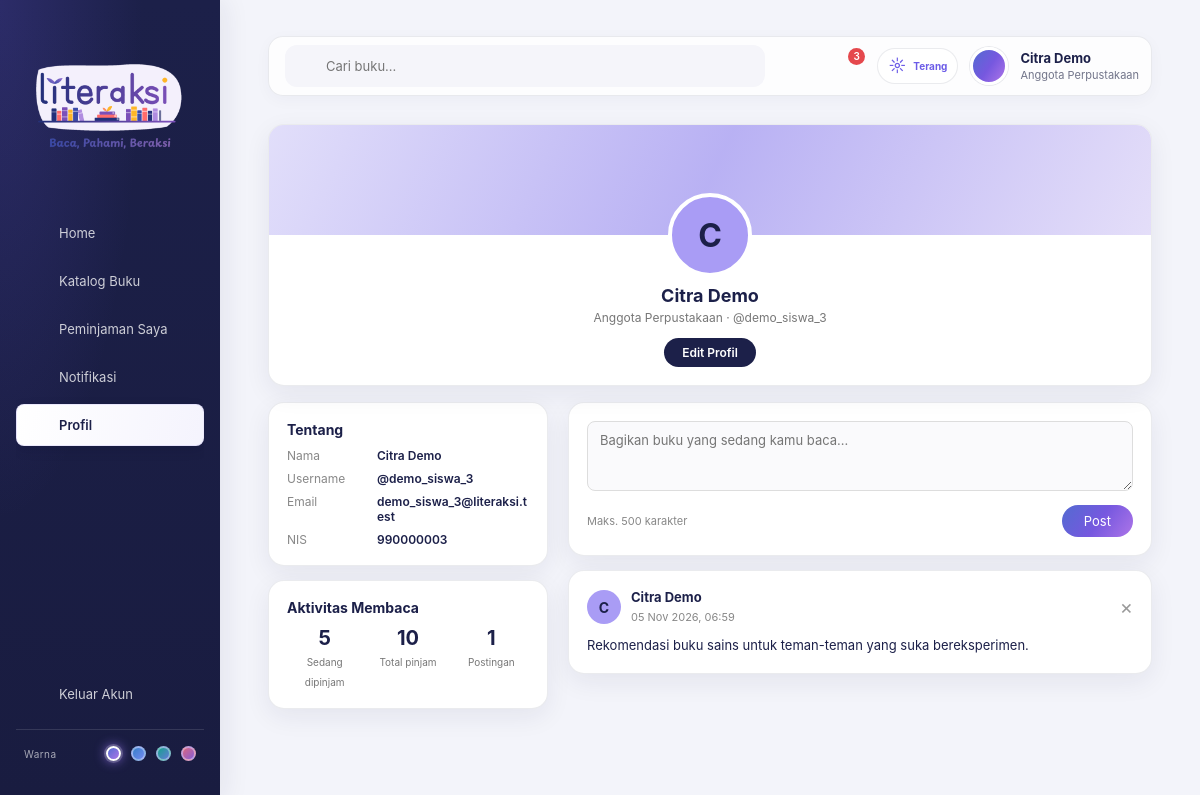
The page /profile.php (signed in) on the database its author committed.
### tables this page shows
CREATE TABLE IF NOT EXISTS `postingan` (
    `id_post` INT NOT NULL AUTO_INCREMENT,
    `NIS` VARCHAR(30) NOT NULL,
    `isi` TEXT NOT NULL,
    `dibuat` TIMESTAMP NOT NULL DEFAULT CURRENT_TIMESTAMP,
    PRIMARY KEY (`id_post`),
    KEY `idx_postingan_nis` (`NIS`),
    CONSTRAINT `fk_postingan_siswa`
        FOREIGN KEY (`NIS`) REFERENCES `siswa` (`NIS`)
        ON UPDATE CASCADE ON DELETE CASCADE
);

### profile.php (the view, shortened to what this page needs)
<?php
require 'config.php';
require 'layout.php';
$user = $_SESSION['literaksi_user'];
$nis  = $user['NIS'];
$pdo->exec('CREATE TABLE IF NOT EXISTS postingan (
    id_post INT AUTO_INCREMENT PRIMARY KEY,
    NIS VARCHAR(30) NOT NULL,
    isi TEXT NOT NULL,
    dibuat TIMESTAMP NOT NULL DEFAULT CURRENT_TIMESTAMP,
    INDEX (NIS)
) CHARACTER SET utf8mb4');
$q = $pdo->prepare('SELECT COUNT(*) FROM detail_peminjaman d
    JOIN peminjaman p ON p.id_peminjaman = d.id_peminjaman
    WHERE p.NIS = ? AND d.tgl_kembali IS NULL');
$q->execute([$nis]);
$dipinjam = (int) $q->fetchColumn();
$q = $pdo->prepare('SELECT COUNT(*) FROM detail_peminjaman d
    JOIN peminjaman p ON p.id_peminjaman = d.id_peminjaman
    WHERE p.NIS = ?');
$q->execute([$nis]);
$total = (int) $q->fetchColumn();
$q = $pdo->prepare('SELECT id_post, isi, dibuat FROM postingan WHERE NIS = ? ORDER BY id_post DESC LIMIT 50');
$q->execute([$nis]);
$posts = $q->fetchAll();
$initial = mb_strtoupper(mb_substr($user['nama'], 0, 1));
?>
<!DOCTYPE html>
<html lang="id">
<head>
    <link rel="stylesheet" href="assets/css/style.css?v=<?= filemtime(__DIR__ . '/assets/css/style.css') ?>">
</head>
<body class="dash-body">
    <main class="main">
        <section class="profile-head">
            <div class="profile-cover"></div>
            <div class="avatar-lg">
                <?php if (!empty($_SESSION['literaksi_user']['foto_profil'])): ?>
                    <img src="profile_photo.php?v=<?= rawurlencode($_SESSION['literaksi_user']['foto_profil']) ?>" alt="Foto profil <?= htmlspecialchars($user['nama']) ?>">
                <?php else: ?>
                    <?= htmlspecialchars($initial) ?>
                <?php endif; ?>
            </div>
            <h2><?= htmlspecialchars($user['nama']) ?></h2>
            <small>Anggota Perpustakaan &middot; @<?= htmlspecialchars($user['username']) ?></small>
            <br>
            <a class="btn-edit" href="edit_profile.php">Edit Profil</a>
        </section>
        <div class="profile-grid">
            <aside class="profile-side">
                <div class="card">
                    <h4>Tentang</h4>
                    <dl class="info">
                        <dt>Nama</dt>     <dd><?= htmlspecialchars($user['nama']) ?></dd>
                        <dt>Username</dt> <dd>@<?= htmlspecialchars($user['username']) ?></dd>
                        <dt>Email</dt>    <dd><?= htmlspecialchars($user['email']) ?></dd>
                        <dt>NIS</dt>      <dd><?= htmlspecialchars((string) $nis) ?></dd>
                    </dl>
                </div>
                <div class="card">
                    <h4>Aktivitas Membaca</h4>
                    <div class="mini-stats">
                        <div><strong><?= $dipinjam ?></strong><span>Sedang dipinjam</span></div>
                        <div><strong><?= $total ?></strong><span>Total pinjam</span></div>
                        <div><strong><?= count($posts) ?></strong><span>Postingan</span></div>
                    </div>
                </div>
            </aside>
            <section class="profile-feed">
                <form method="post" action="profile.php" class="card composer">
                    <textarea name="isi" rows="3" maxlength="500"
                              placeholder="Bagikan buku yang sedang kamu baca..."></textarea>
                    <div class="composer-foot">
                        <small>Maks. 500 karakter</small>
                        <button type="submit">Post</button>
                    </div>
                </form>
                <?php foreach ($posts as $p): ?>
                    <article class="card post">
                        <div class="post-head">
                            <div class="avatar-sm">
                                <?php if (!empty($_SESSION['literaksi_user']['foto_profil'])): ?>
                                    <img src="profile_photo.php?v=<?= rawurlencode($_SESSION['literaksi_user']['foto_profil']) ?>" alt="">
                                <?php else: ?>
                                    <?= htmlspecialchars($initial) ?>
                                <?php endif; ?>
                            </div>
                            <div>
                                <strong><?= htmlspecialchars($user['nama']) ?></strong>
                                <small><?= date('d M Y, H:i', strtotime($p['dibuat'])) ?></small>
                            </div>
                            <form method="post" action="profile.php" class="post-del"
                                  onsubmit="return confirm('Hapus postingan ini?');">
                                <button type="submit" title="Hapus" aria-label="Hapus postingan">&times;</button>
                            </form>
                        </div>
                        <p><?= nl2br(htmlspecialchars($p['isi'])) ?></p>
                    </article>
                <?php endforeach; ?>
            </section>
        </div>
    </main>
</body>
</html>

### assets/css/style.css (style rules this page uses)
* { box-sizing: border-box; margin: 0; padding: 0; }
:root { --navy: #1c2049; --purple: #6c5ce7; --lilac: #a99cf5; --btn: #6b7ac9; --link: #1da1f2; }
body { font-family: "Poppins", "Inter", Arial, sans-serif; }
.dash-body { display: flex; min-height: 100vh; background: #f4f5fa; color: var(--navy); }
.main { flex: 1; padding: 20px 28px; min-width: 0; }
.card { background: #fff; border-radius: 10px; padding: 16px; box-shadow: 0 1px 4px rgba(0,0,0,.08); margin-bottom: 14px; }
.card h4 { font-size: 14px; margin-bottom: 10px; }
.profile-head { position: relative; background: #fff; border-radius: 10px; text-align: center; padding: 0 16px 18px; overflow: hidden; box-shadow: 0 1px 4px rgba(0,0,0,.08); }
.profile-cover { height: 110px; margin: 0 -16px; background: linear-gradient(120deg, #cfd0e8, #e4def9); }
.avatar-lg { width: 84px; height: 84px; border-radius: 50%; margin: -42px auto 8px; position: relative; background: var(--lilac); color: var(--navy); border: 4px solid #fff; display: grid; place-items: center; font-size: 32px; font-weight: 700; }
.profile-head h2 { font-size: 18px; }
.profile-head small { font-size: 12px; color: #777; }
.profile-grid { display: grid; grid-template-columns: 280px 1fr; gap: 16px; margin-top: 16px; align-items: start; }
.info { display: grid; grid-template-columns: 80px 1fr; gap: 8px 10px; font-size: 12px; }
.info dt { color: #888; }
.info dd { font-weight: 600; word-break: break-word; }
.mini-stats { display: grid; grid-template-columns: repeat(3, 1fr); gap: 8px; text-align: center; }
.mini-stats strong { display: block; font-size: 20px; }
.mini-stats span { font-size: 10px; color: #777; }
.composer textarea { width: 100%; resize: vertical; border: 1px solid #ddd; border-radius: 8px; padding: 10px 12px; font: inherit; font-size: 13px; background: #fafafc; }
.composer-foot { display: flex; justify-content: space-between; align-items: center; margin-top: 10px; }
.composer-foot small { color: #888; font-size: 11px; }
.composer-foot button { border: none; background: var(--purple); color: #fff; font-size: 13px; padding: 8px 22px; border-radius: 18px; cursor: pointer; }
.post-head { display: flex; align-items: center; gap: 10px; margin-bottom: 10px; }
.post-head strong { display: block; font-size: 13px; }
.post-head small { font-size: 11px; color: #888; }
.avatar-sm { width: 34px; height: 34px; border-radius: 50%; background: var(--lilac); color: var(--navy); display: grid; place-items: center; font-weight: 700; font-size: 14px; }
.post p { font-size: 13px; line-height: 1.55; }
.post-del { margin-left: auto; }
.post-del button { border: none; background: none; font-size: 20px; color: #999; cursor: pointer; line-height: 1; }
.btn-edit { display: inline-block; margin-top: 12px; font-size: 12px; font-weight: 600; padding: 7px 18px; border-radius: 18px; text-decoration: none; background: var(--navy); color: #fff; }
:root { color-scheme: light; --page: #f3f4fa; --surface: #fff; --ink-muted: #72758a; --line: rgba(28, 32, 73, .09); --shadow-soft: 0 8px 26px rgba(28, 32, 73, .07); --shadow-raised: 0 16px 38px rgba(28, 32, 73, .12); --radius-card: 16px; --radius-control: 10px; }
html { min-height: 100%; scroll-behavior: smooth; }
body { color: var(--navy); text-rendering: optimizeLegibility; -webkit-font-smoothing: antialiased; }
button, input, select, textarea { font: inherit; }
button, a { -webkit-tap-highlight-color: transparent; }
.dash-body { background: var(--page); }
.main { padding: clamp(20px, 3vw, 38px) clamp(20px, 4vw, 52px); }
.stat-card, .book-card, .notif, .card, .profile-head, .table-wrap { border: 1px solid var(--line); border-radius: var(--radius-card); background: var(--surface); box-shadow: var(--shadow-soft); }
.notif, .card { padding: 18px; }
.profile-head, .table-wrap { overflow: hidden; }
.profile-grid { gap: 20px; }
.profile-head, .card { box-shadow: var(--shadow-soft); }
html { --accent-rgb: 108, 92, 231; --accent-gradient: linear-gradient(125deg, #536bd1 0%, #7658df 52%, #ad75e8 100%); }
.btn-primary, .composer-foot button, .form-actions button, .guest-actions .guest-register { background: var(--accent-gradient); }
.profile-cover { background: linear-gradient(115deg, rgba(var(--accent-rgb),.2), rgba(var(--accent-rgb),.48), #e4def9); }
.avatar-sm { position: relative; overflow: hidden; }

### rows shown on the page
postingan: dibuat "05 Nov 2026, 06:59", isi "Rekomendasi buku sains untuk teman-teman yang suka bereksperimen."

### other values the page prints
$label "Home"
$label "Katalog Buku"
$label "Peminjaman Saya"
$label "Notifikasi"
$label "Profil"
$badge "3"
$user['nama'] "Citra Demo"
$initial "C"
$user['username'] "demo_siswa_3"
$user['email'] "demo_siswa_3@literaksi.test"
$nis "990000003"
$dipinjam "5"
$total "10"
count($posts) "1"
